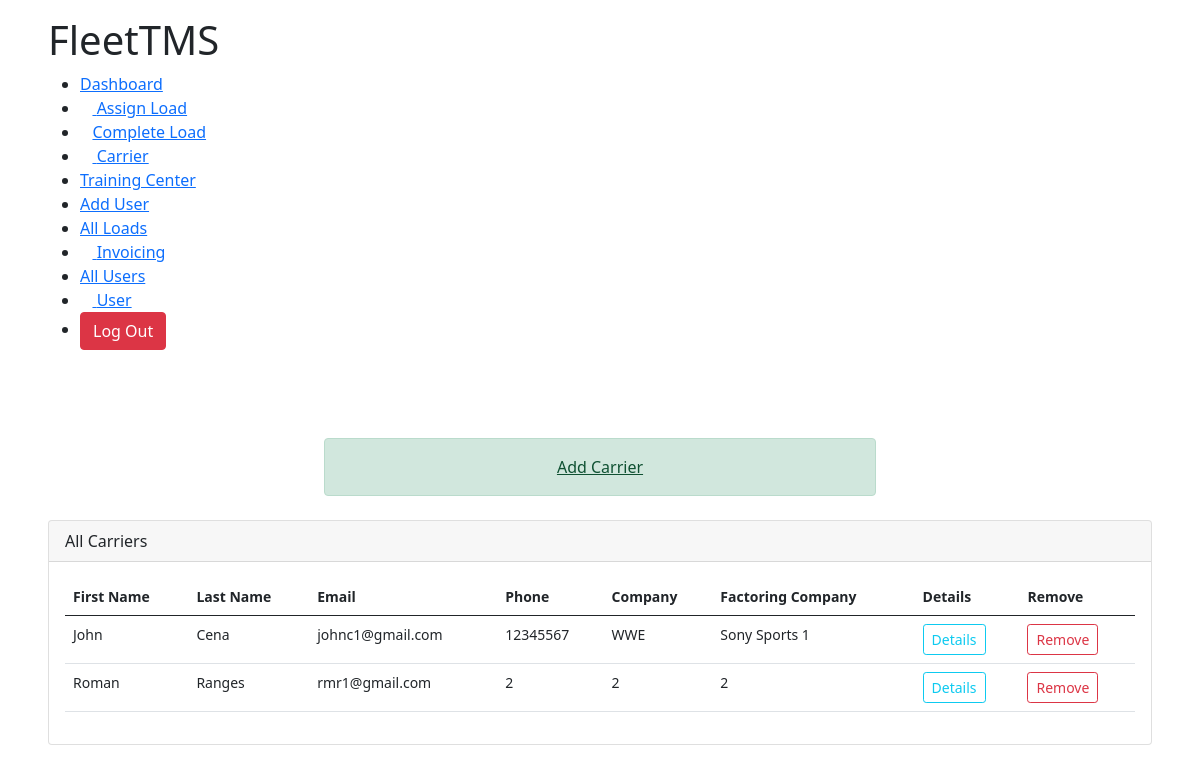
/all_carrier (signed in), run on an earlier commit of the app's database.
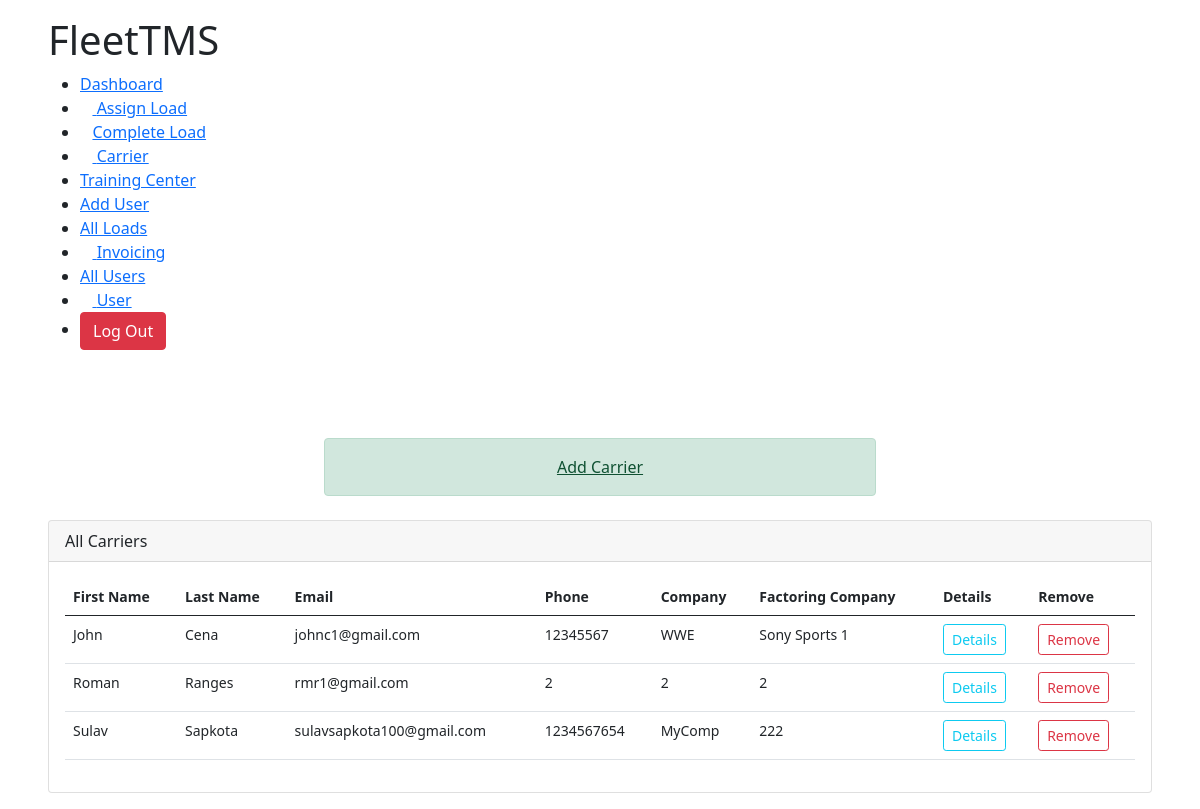
And on a later commit of the database.
### TMSTruck/models.py (models this page shows, shortened)
class Carrier(models.Model):
	user					= models.ForeignKey(Account,on_delete=models.CASCADE,null=True,blank=True)
	firstName 				= models.CharField(max_length=100,null=True)
	lastName				= models.CharField(max_length=100,null=True)
	company 				= models.CharField(max_length=100,null=True)
	email					= models.EmailField(max_length=100,null=True)
	phone					= models.IntegerField(null=True)
	mc_number 				= models.IntegerField(null=True)
	dot_number				= models.IntegerField(null=True)
	factoring_phone			= models.IntegerField(null=True)
	willing_states			= models.TextField(max_length=1000,null=True)
	carrier_status			= models.CharField(max_length=100,null=True)
	factoring_company		= models.CharField(max_length=100,null=True)
	mc_upload		 		= models.FileField(upload_to=carrierMcFiles,null=True)
	costPerMile				= models.IntegerField(null=True)

### TMSTruck/decorators.py (the view)
        def wrapper(request, *args, **kwargs):
            group = None
            if request.user.groups.exists():
                group = request.user.groups.all()[0].name
            if group in allowed_roles:
                return view_func(request, *args, **kwargs)
            elif group == 'Trainee':
                return redirect("user")
            else:
                return HttpResponse("You are not authorized to visit this page. ")

### TMSTruck/views.py (called while the page is built)
@login_required(login_url="login")
@customRoles(allowed_roles=['Admin','Accounting','Hiring Manager', 'Logistics Manager'])
def all_carrier(request):
	acc = Account.objects.get(user=request.user)
	carriers = Carrier.objects.filter(user =acc)
	template = 'TMSTruck/carrier/all_carrier.html'
	group = request.user.groups.all()[0].name
	context = {
		'carriers':carriers,
		'group':group
	}
	return render(request,template,context)

### TMSTruck/templates/TMSTruck/carrier/all_carrier.html (shortened to what this page needs)
{% extends 'TMSTruck/base.html' %}
{% load static %}
{% block content %}
<!DOCTYPE html>
<html lang="en">
<head>
    <link rel="stylesheet" href="{% static 'css/dashboard.css' %}">
</head>
<body>
    <div class="main-body">
        {% if group == 'Accounting' %}
        {% include 'TMSTruck/navbars/accounting_navbar.html' %}
        {% elif group == 'Admin' %}
        {% include 'TMSTruck/navbars/admin_navbar.html' %}
        {% elif group == 'Hiring Manager' %}
        {% include 'TMSTruck/navbars/hiring_manager_navbar.html' %}
        {% elif group == 'Logistics Manager' %}
        {% include 'TMSTruck/navbars/logistics_manager.html' %}
        {% endif %}<br><br>
        <div class="col-md-6 mx-auto">
            <a style="display: flex; justify-content: center; "class="mb-4 alert alert-success" href="{% url 'add_carrier' %}">Add Carrier</a>
        </div>
        <div class="row">
            <div class="col-md-12">
                <div class="card">
                    <div class="card-header">All Carriers</div>
                    <div class="card-body">
                        <table class="table">
                            <thead>
                                <tr>
                                    <th scope="col">First Name</th>
                                    <th scope="col">Last Name</th>
                                    <th scope="col">Email</th>
                                    <th scope="col">Phone</th>
                                    <th scope="col">Company</th>
                                    <th scope="col">Factoring Company</th>
                                    <th scope="col">Details</th>
                                    <th scope="col">Remove</th>
                                </tr>
                            </thead>
                            <tbody>
                                {% for carrier in carriers %}
                                <tr>
                                    <td>{{carrier.firstName}}</td>
                                    <td>{{carrier.lastName}}</td>
                                    <td>{{carrier.email}}</td>
                                    <td>{{carrier.phone}}</td>
                                    <td>{{carrier.company}}</td>
                                    <td>{{carrier.factoring_company}}</td>
                                    <td><a href="{% url 'user_detail' carrier.id %}"><button class="btn btn-outline-info btn-sm">Details</button></a></td>
                                    <td><a href="{% url 'remove_carrier' carrier.id %}"><button class="btn btn-outline-danger btn-sm">Remove</button></a></td>
                                </tr>
                                {% endfor %}
                            </tbody>
                        </table>
                    </div>
                </div>
            </div>
        </div>
    </div>
</body>
</html>
{% endblock %}

What changed in the data, as far as the page shows it:
added Carrier: firstName "Sulav", lastName "Sapkota", email "sulavsapkota100@gmail.com", phone "1234567654", company "MyComp", factoring_company "222"
